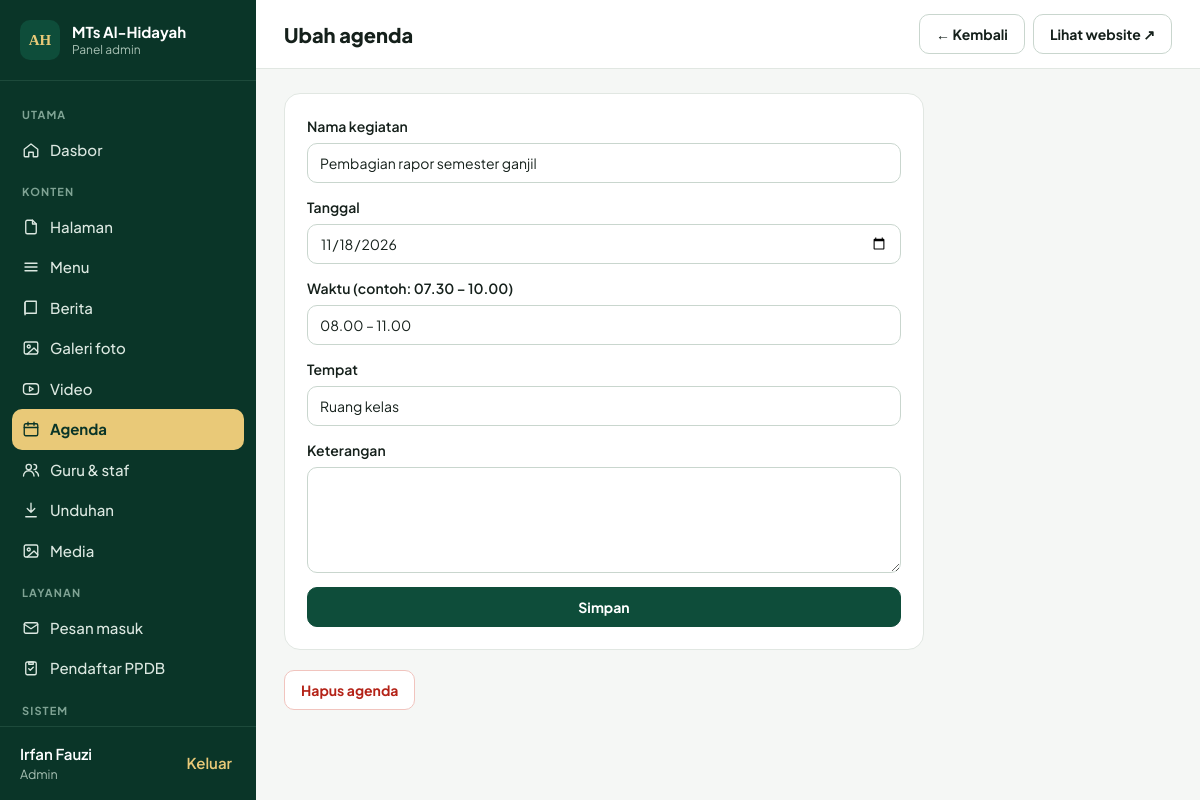
Page /admin/agenda/edit/2 (signed in) on the committed database.
### tables this page shows
CREATE TABLE users (id INTEGER PRIMARY KEY AUTOINCREMENT, name VARCHAR(255) NOT NULL, username VARCHAR(100) NOT NULL UNIQUE, password VARCHAR(255) NOT NULL, role VARCHAR(20) NOT NULL DEFAULT 'editor', created_at VARCHAR(19), last_login VARCHAR(19));

CREATE TABLE agenda (id INTEGER PRIMARY KEY AUTOINCREMENT, title VARCHAR(255) NOT NULL, event_date VARCHAR(10) NOT NULL, time_text VARCHAR(255), place VARCHAR(255), description TEXT);

### app/admin.php (called while the page is built, shortened)
<?php
require APP . '/crud.php';
function admin_route(string $path, string $method): void
{
    $parts = $path === '' ? [] : explode('/', $path);
    $section = $parts[0] ?? '';
    $action = $parts[1] ?? '';
    $id = isset($parts[2]) ? (int)$parts[2] : 0;
    require_login();
    match ($section) {
        '' => admin_dashboard(),
        'pages' => admin_pages($action, $id, $method),
        'menus' => admin_menus($action, $id, $method),
        'posts' => admin_posts($action, $id, $method),
        'albums' => admin_albums($action, $id, $method),
        'messages' => admin_messages($action, $id, $method),
        'ppdb' => admin_ppdb($action, $id, $method),
        'media' => admin_media($action, $id, $method),
        'settings' => admin_settings($method),
        'users' => admin_users($action, $id, $method),
        'profile' => admin_profile($method),
        default => isset(crud_defs()[$section]) ? admin_crud($section, $action, $id, $method) : admin_404(),
    };
}
function admin_layout(string $title, string $content, string $active = '', array $opts = []): void
{
    view('admin/layout', ['title' => $title, 'content' => $content, 'active' => $active, 'actions' => $opts['actions'] ?? '', 'wide' => $opts['wide'] ?? false]);
}

### app/db.php (called while the page is built, shortened)
<?php
function db(): PDO
{
    static $pdo = null;
    if ($pdo) return $pdo;
    global $CONFIG;
    if (($CONFIG['db_driver'] ?? 'sqlite') === 'mysql') {
        $dsn = sprintf('mysql:host=%s;port=%d;dbname=%s;charset=utf8mb4',
            $CONFIG['mysql_host'], (int)($CONFIG['mysql_port'] ?? 3306), $CONFIG['mysql_database']);
        $pdo = new PDO($dsn, $CONFIG['mysql_user'], $CONFIG['mysql_password']);
    } else {
        $path = $CONFIG['sqlite_path'] ?? ROOT . '/storage/database.sqlite';
        $pdo = new PDO('sqlite:' . $path);
        $pdo->exec('PRAGMA foreign_keys = ON; PRAGMA journal_mode = WAL;');
    }
    $pdo->setAttribute(PDO::ATTR_ERRMODE, PDO::ERRMODE_EXCEPTION);
    $pdo->setAttribute(PDO::ATTR_DEFAULT_FETCH_MODE, PDO::FETCH_ASSOC);
    return $pdo;
}
function q(string $sql, array $params = []): PDOStatement
{
    $st = db()->prepare($sql);
    $st->execute($params);
    return $st;
}
function row(string $sql, array $params = []): ?array
{
    $r = q($sql, $params)->fetch();
    return $r ?: null;
}
function val(string $sql, array $params = [])
{
    $v = q($sql, $params)->fetchColumn();
    return $v === false ? null : $v;
}

### app/auth.php (called while the page is built, shortened)
<?php
function current_user(): ?array
{
    static $u = false;
    if ($u === false) {
        $u = !empty($_SESSION['uid']) ? row('SELECT id, name, username, role FROM users WHERE id = ?', [$_SESSION['uid']]) : null;
    }
    return $u;
}
function is_admin(): bool
{
    return (current_user()['role'] ?? '') === 'admin';
}
function require_login(): void
{
    if (!current_user()) redirect('admin/login');
}

### app/views/admin/crud_form.php (the view, shortened to what this page needs)
<form class="panel form narrow" method="post" enctype="multipart/form-data" action="<?= e(url('admin/' . $key . '/edit/' . (int)($rec['id'] ?? 0))) ?>" data-dirty-guard>
  <?php foreach ($d['fields'] as $f): [$name, $label, $type] = $f; $v = (string)($rec[$name] ?? ''); $req = !empty($f[3]); ?>
    <?php if ($type === 'textarea'): ?>
      <label><?= e($label) ?><textarea name="<?= e($name) ?>" rows="4"<?= $req ? ' required' : '' ?>><?= e($v) ?></textarea></label>
    <?php elseif ($type === 'image'): ?>
      <div class="field"><span class="label"><?= e($label) ?></span><div class="img-field" data-img-field><input type="hidden" name="<?= e($name) ?>" value="<?= e($v) ?>"></div></div>
    <?php elseif ($type === 'file'): ?>
      <label><?= e($label) ?><?= $v ? ' (saat ini: <a href="' . e(media($v)) . '" target="_blank">' . e(basename($v)) . '</a>, pilih file baru untuk mengganti)' : '' ?><input type="file" name="<?= e($name) ?>"<?= $req && !$v ? ' required' : '' ?>></label>
    <?php else: ?>
      <label><?= e($label) ?><input type="<?= $type === 'date' ? 'date' : ($type === 'number' ? 'number' : 'text') ?>" name="<?= e($name) ?>" value="<?= e($v) ?>"<?= $req ? ' required' : '' ?>></label>
    <?php endif ?>
  <?php endforeach ?>
  <button class="btn" type="submit">Simpan</button>
</form>
<?php if ($rec): ?>
<form method="post" action="<?= e(url('admin/' . $key . '/delete/' . $rec['id'])) ?>" data-confirm="Hapus <?= e($d['one']) ?> ini?"><?= csrf_field() ?><button class="btn danger">Hapus <?= e($d['one']) ?></button></form>
<?php endif ?>

### app/views/admin/layout.php (shortened to what this page needs)
<?php
$u = current_user();
$unread = (int)val('SELECT COUNT(*) FROM messages WHERE is_read = 0');
$newPpdb = (int)val("SELECT COUNT(*) FROM ppdb WHERE status = 'baru'");
$nav = [
    'Utama' => [['dashboard', 'Dasbor', 'admin', 'home']],
    'Konten' => [
        ['pages', 'Halaman', 'admin/pages', 'file'], ['menus', 'Menu', 'admin/menus', 'menu'], ['posts', 'Berita', 'admin/posts', 'book'],
        ['albums', 'Galeri foto', 'admin/albums', 'image'], ['videos', 'Video', 'admin/videos', 'youtube'], ['agenda', 'Agenda', 'admin/agenda', 'calendar'],
        ['staff', 'Guru & staf', 'admin/staff', 'users'], ['downloads', 'Unduhan', 'admin/downloads', 'download'], ['media', 'Media', 'admin/media', 'image'],
    ],
    'Layanan' => [['messages', 'Pesan masuk', 'admin/messages', 'mail', $unread], ['ppdb', 'Pendaftar PPDB', 'admin/ppdb', 'clipboard', $newPpdb]],
    'Sistem' => array_merge(is_admin() ? [['settings', 'Pengaturan', 'admin/settings', 'star'], ['users', 'Pengguna', 'admin/users', 'user']] : [], [['profile', 'Profil saya', 'admin/profile', 'user']]),
];
?><!doctype html>
<html lang="id">
<head>
<title><?= e($title) ?> · Admin <?= e(setting('site_name', 'MTs Al-Hidayah')) ?></title>
<link rel="stylesheet" href="<?= e(url('assets/css/admin.css')) ?>?v=1">
</head>
<body class="admin">
<aside class="side" id="side">
  <a class="side-brand" href="<?= e(url('admin')) ?>"><span class="logo-mark">AH</span><span><strong><?= e(setting('site_name', 'MTs Al-Hidayah')) ?></strong><small>Panel admin</small></span></a>
  <nav aria-label="Menu admin">
    <?php foreach ($nav as $group => $items): ?>
      <span class="side-group"><?= e($group) ?></span>
      <?php foreach ($items as $it): ?>
        <a href="<?= e(url($it[2])) ?>" class="<?= $active === $it[0] ? 'on' : '' ?>"<?= $active === $it[0] ? ' aria-current="page"' : '' ?>><?= icon($it[3]) ?><span><?= e($it[1]) ?></span></a>
      <?php endforeach ?>
    <?php endforeach ?>
  </nav>
  <div class="side-foot">
    <span><?= e($u['name']) ?><small><?= $u['role'] === 'admin' ? 'Admin' : 'Editor' ?></small></span>
    <form method="post" action="<?= e(url('admin/logout')) ?>"><?= csrf_field() ?><button class="link-btn" type="submit">Keluar</button></form>
  </div>
</aside>
<div class="main">
  <header class="topbar">
    <h1><?= e($title) ?></h1>
    <div class="top-actions"><?= $actions ?><a class="btn ghost" href="<?= e(url('')) ?>" target="_blank" rel="noopener">Lihat website ↗</a></div>
  </header>
  <div class="content<?= $wide ? ' wide' : '' ?>">
    <?= $content ?>
  </div>
</div>
</body>
</html>

### assets/css/admin.css (style rules this page uses)
:root { --green:#0E4D3A;--green-dark:#0A3528;--gold:#E9C978;--ink:#15201B;--ink2:#3D4A44;--muted:#5F6B65;--line:#E1E7E2;--soft:#F3F6F2;--soft2:#E7F0EB;--input:#C9D6CE;--danger:#B42318 }
* { box-sizing:border-box }
body { margin:0;font-family:'Plus Jakarta Sans',system-ui,sans-serif;color:var(--ink);background:#F5F7F5;font-size:15px;line-height:1.5 }
a { color:var(--green) }
h1,h2,h3 { margin:0;line-height:1.25 }
.btn { display:inline-flex;align-items:center;justify-content:center;gap:8px;min-height:40px;padding:0 16px;border-radius:10px;border:1px solid var(--green);background:var(--green);color:#fff;font:inherit;font-weight:700;font-size:14px;cursor:pointer;text-decoration:none;white-space:nowrap }
.btn.ghost { background:#fff;color:var(--ink);border-color:var(--input) }
.btn.danger { background:#fff;color:var(--danger);border-color:#F1C4BE }
.link-btn { background:none;border:0;color:var(--green);font:inherit;font-weight:600;cursor:pointer;padding:4px }
.logo-mark { width:40px;height:40px;border-radius:10px;background:var(--green);color:var(--gold);display:inline-flex;align-items:center;justify-content:center;font-family:Amiri,Georgia,serif;font-weight:700;flex:none }
.side { position:fixed;inset:0 auto 0 0;width:256px;background:var(--green-dark);color:#CFE0D7;display:flex;flex-direction:column;z-index:30 }
.side-brand { display:flex;gap:12px;align-items:center;padding:20px;color:#fff;text-decoration:none;border-bottom:1px solid #1D4A3B }
.side-brand span:last-child { display:flex;flex-direction:column;line-height:1.25 }
.side-brand small { color:#A9C2B5;font-size:12px }
.side nav { flex:1;overflow-y:auto;padding:12px }
.side-group { display:block;font-size:11px;letter-spacing:.1em;text-transform:uppercase;color:#7FA394;padding:14px 10px 6px;font-weight:700 }
.side nav a { display:flex;align-items:center;gap:10px;padding:9px 10px;border-radius:10px;color:#DCE8E1;text-decoration:none;font-weight:500 }
.side nav a.on { background:var(--gold);color:var(--green-dark);font-weight:700 }
.side-foot { padding:16px 20px;border-top:1px solid #1D4A3B;display:flex;justify-content:space-between;align-items:center;gap:8px }
.side-foot span { display:flex;flex-direction:column;color:#fff;font-weight:600 }
.side-foot small { color:#A9C2B5;font-weight:400 }
.side-foot .link-btn { color:var(--gold) }
.main { margin-left:256px;min-height:100vh }
.topbar { position:sticky;top:0;z-index:20;background:#fff;border-bottom:1px solid var(--line);display:flex;align-items:center;gap:16px;padding:14px 28px }
.topbar h1 { font-size:20px;font-weight:800;flex:1 }
.top-actions { display:flex;flex-wrap:wrap;gap:8px }
.content { padding:24px 28px 64px;max-width:1240px;display:flex;flex-direction:column;gap:20px }
.panel { background:#fff;border:1px solid var(--line);border-radius:16px;padding:22px;display:flex;flex-direction:column;gap:14px;min-width:0 }
.narrow { max-width:640px }
.form label,.field { display:flex;flex-direction:column;gap:6px;font-size:14px;font-weight:600 }
input,select,textarea { font:inherit;font-size:14px;font-weight:400;padding:0 12px;height:40px;border:1px solid var(--input);border-radius:10px;background:#fff;color:var(--ink);width:100% }
textarea { height:auto;padding:10px 12px;resize:vertical }

### rows in the picture
users: name "Irfan Fauzi"
agenda: title "Pembagian rapor semester ganjil", event_date "11/18/2026", time_text "08.00 – 11.00", place "Ruang kelas"

### other values in the picture
setting('site_name', 'MTs Al-Hidayah') "MTs Al-Hidayah"
$group "UTAMA"
$it[1] "Dasbor"
$group "KONTEN"
$it[1] "Halaman"
$it[1] "Menu"
$it[1] "Berita"
$it[1] "Galeri foto"
$it[1] "Video"
$it[1] "Agenda"
$it[1] "Guru & staf"
$it[1] "Unduhan"
$it[1] "Media"
$group "LAYANAN"
$it[1] "Pesan masuk"
